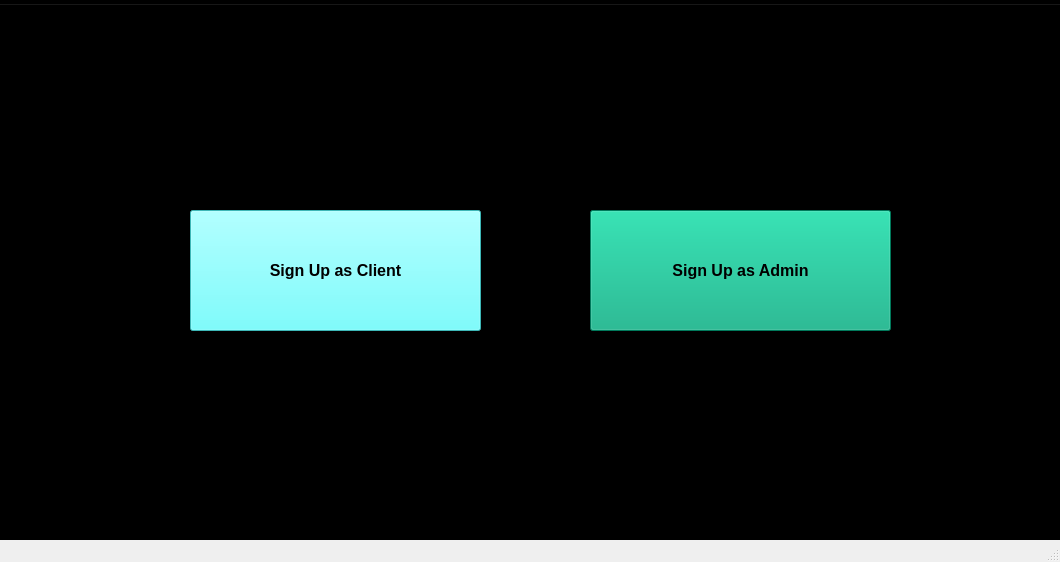
<?xml version="1.0" encoding="UTF-8"?>
<ui version="4.0">
 <class>MainWindow</class>
 <widget class="QMainWindow" name="MainWindow">
  <property name="geometry">
   <rect>
    <x>0</x>
    <y>0</y>
    <width>1060</width>
    <height>562</height>
   </rect>
  </property>
  <property name="windowTitle">
   <string>MainWindow</string>
  </property>
  <property name="styleSheet">
   <string notr="true"/>
  </property>
  <widget class="QWidget" name="centralwidget">
   <widget class="QGroupBox" name="groupBox">
    <property name="geometry">
     <rect>
      <x>-20</x>
      <y>0</y>
      <width>1091</width>
      <height>571</height>
     </rect>
    </property>
    <property name="styleSheet">
     <string notr="true">#groupBox{
background:rgb(0, 0, 0);}</string>
    </property>
    <property name="title">
     <string/>
    </property>
    <widget class="QPushButton" name="RegisterStudent">
     <property name="geometry">
      <rect>
       <x>210</x>
       <y>210</y>
       <width>291</width>
       <height>121</height>
      </rect>
     </property>
     <property name="font">
      <font>
       <pointsize>12</pointsize>
       <bold>true</bold>
      </font>
     </property>
     <property name="styleSheet">
      <string notr="true">#RegisterStudent{
background:rgb(85, 255, 255)
}</string>
     </property>
     <property name="text">
      <string>Sign Up as Client</string>
     </property>
    </widget>
    <widget class="QPushButton" name="RegisterProfesseurr">
     <property name="geometry">
      <rect>
       <x>610</x>
       <y>210</y>
       <width>301</width>
       <height>121</height>
      </rect>
     </property>
     <property name="font">
      <font>
       <pointsize>12</pointsize>
       <bold>true</bold>
      </font>
     </property>
     <property name="styleSheet">
      <string notr="true">#RegisterProfesseurr{
background :rgb(0, 170, 127)
}</string>
     </property>
     <property name="text">
      <string>Sign Up as Admin</string>
     </property>
    </widget>
   </widget>
  </widget>
  <widget class="QMenuBar" name="menubar">
   <property name="geometry">
    <rect>
     <x>0</x>
     <y>0</y>
     <width>1060</width>
     <height>26</height>
    </rect>
   </property>
  </widget>
  <widget class="QStatusBar" name="statusbar"/>
 </widget>
 <resources/>
 <connections/>
</ui>
